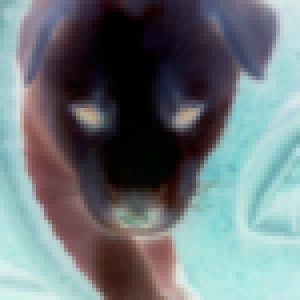
#> input picture invertedImage.png, 75 x 75 px (shown 4 times larger); its folder holds only this picture in this run
$ python -i OpenCV.py   (imports and definitions only)   (older library calls are emulated)
#> lines starting #> are read from the running program, lines starting #| are printed output that depends on the picture
#> further down, picture is the input picture: shape (75, 75, 3); mean B, G, R 121.6, 118.2, 107.8
import cv2
import os
import matplotlib.pyplot as plt
import numpy as np
from PIL import Image, ImageFilter


class ImageProcess:

    def __init__(self,image):

        self.image = image
        self.image2 = None
        self.resultImage = None
        self.resultImage2 = None
        self.filterName = ''


    def colorConversion(self):
        self.image = cv2.cvtColor(self.image, cv2.COLOR_BGR2HSV)  # convert to HSV
#> self.image: shape (75, 75, 3); mean H, S, V 93.2, 72.3, 129.3
        self.image2 = cv2.cvtColor(self.image, cv2.COLOR_HSV2BGR)
        self.image2 = cv2.cvtColor(self.image2, cv2.COLOR_BGR2GRAY)
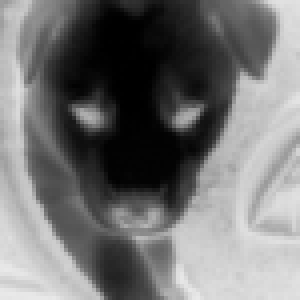
#> self.image2: shape (75, 75) (shown 4 times larger); min 0, max 233, mean 115.2


    def readImage(self,image):
        self.image = cv2.imread(image)


    def getImage(self):
        return self.image

    # [7 lines left out: function showImage, not called in this run]

    # def readImage(self,image):
    #     self.image2 =  cv2.imread(image)

    def getDiminsionChannel(self):
        h, w, c =  self.image.shape
        return h , w , c

    def getDiminsion(self):
        h, w, _ = self.image.shape
        return h,w

    def resizeImage(self,height,width):
        self.image = cv2.resize(self.image,(height,width))

    # [4 lines left out: function getRotatedImage, not called in this run]

    def getTranslatedImage(self,mask):
        cols,rows = self.getDiminsion()
        self.image = cv2.warpAffine(self.image, mask, (cols, rows))


    def writeImage(self,filename):
        cv2.imwrite(filename, self.image)


    def invertImage(self):
        self.image = cv2.bitwise_not(self.image)

    # def commonRegion(self):
    #     # print(self.image2.shape)
    #     self.image = cv2.bitwise_and(self.image,self.image2)


    # [59 lines left out: functions showImageList, meanBlurFilter, gaussianBlurFilter, medianBlurFilter, laplacianFilterEdgeDetection, conservative_smoothing_gray, not called in this run]


    def frequencyFilter(self):
        self.colorConversion()
        dft = cv2.dft(np.float32(self.image2), flags=cv2.DFT_COMPLEX_OUTPUT)
        # shift the zero-frequncy component to the center of the spectrum
        dft_shift = np.fft.fftshift(dft)
        # save image of the image in the fourier domain.
        self.resultImage2 = 20 * np.log(cv2.magnitude(dft_shift[:, :, 0], dft_shift[:, :, 1]))
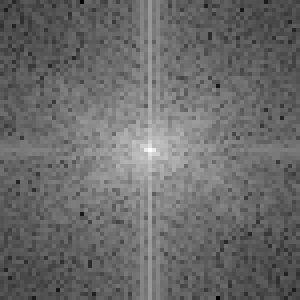
#> self.resultImage2: shape (75, 75) float32 (shown 4 times larger); min 2.39, max 267.6, mean 113.2; drawn with min black and max white

    # [54 lines left out: functions freqToSpatial, imageComparsionRGB, imageComparsionGray, imageComparisionOf3Images, not called in this run]

>>> import cv2
>>> picture = cv2.imread('invertedImage.png')
>>> result = ImageProcess(picture).frequencyFilter()

$ run again, on 1*ChbluN0w0bG7Qy-TwdTuBg.png
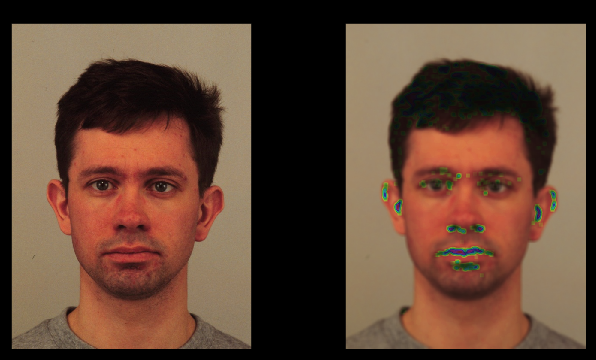
#> input picture 1*ChbluN0w0bG7Qy-TwdTuBg.png, 596 x 360 px
#> picture is the input picture: shape (360, 596, 3); mean B, G, R 53.5, 69.6, 97.5
#> self.image: shape (360, 596, 3); mean H, S, V 12.6, 85.5, 97.9
#> in colorConversion, `self.image2 = cv2.cvtColor(self.image2, cv2.COLOR_BGR2GRAY)`:
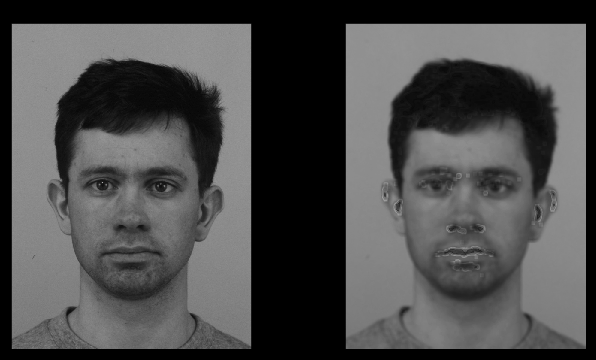
#> self.image2: shape (360, 596); min 0, max 175, mean 76
#> in frequencyFilter, `self.resultImage2 = 20 * np.log(cv2.magnitude(dft_shift[:, :, 0], dft_..`:
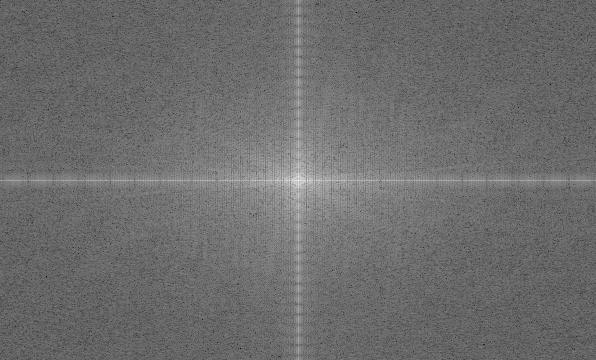
#> self.resultImage2: shape (360, 596) float32; min -1.46, max 332.1, mean 141.2; drawn with min black and max white

$ run again, on cc-2.png
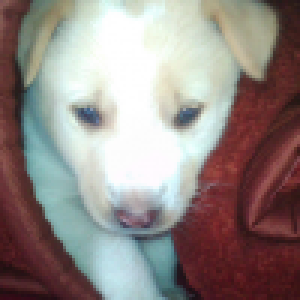
#> input picture cc-2.png, 100 x 100 px (shown 3 times larger)
#> picture is the input picture: shape (100, 100, 3); mean B, G, R 133.4, 136.7, 147.2
#> self.image: shape (100, 100, 3); mean H, S, V 76, 72.3, 156.2
#> in colorConversion, `self.image2 = cv2.cvtColor(self.image2, cv2.COLOR_BGR2GRAY)`:
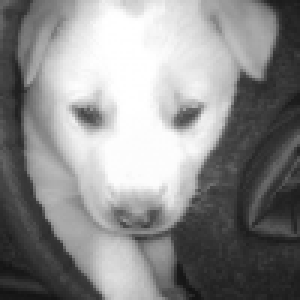
#> self.image2: shape (100, 100) (shown 3 times larger); min 19, max 255, mean 139.2
#> in frequencyFilter, `self.resultImage2 = 20 * np.log(cv2.magnitude(dft_shift[:, :, 0], dft_..`:
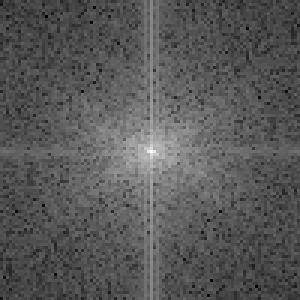
#> self.resultImage2: shape (100, 100) float32 (shown 3 times larger); min 36.88, max 282.9, mean 122.2; drawn with min black and max white
